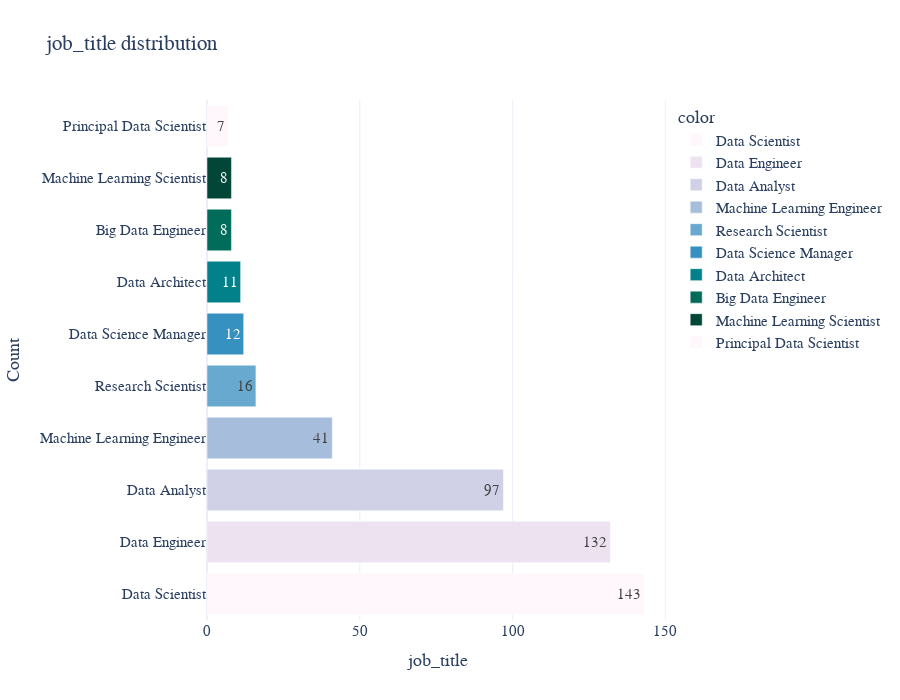

The code cell stored with this chart in its notebook:
### Code cell
# plot job title vs salary
plt.figure(figsize=(10,8))
#sns.barplot(x='job_title',y='salary',data=df)
import plotly.express as px
fig=px.bar(x=top_10_job.values,y=top_10_job.index,color=top_10_job.index,text=top_10_job.values,title='Top 10 Job title',
           template='plotly_white',color_discrete_sequence=px.colors.sequential.PuBuGn)
fig.update_layout(title_text='job_title distribution',height=700,xaxis_title='job_title',yaxis_title='Count',
                  font=dict(size=15,family='Franklin Gothic'))
fig.show()

### Figure 1 — Plotly figure (JSON) as saved in the notebook; plotly's stock layout.template omitted (floating-point values rounded to 4 significant figures)
{"data": [{"alignmentgroup": "True", "hovertemplate": "color=Data Scientist<br>x=%{x}<br>y=%{y}<br>text=%{text}<extra></extra>", "legendgroup": "Data Scientist", "marker": {"color": "rgb(255,247,251)", "pattern": {"shape": ""}}, "name": "Data Scientist", "offsetgroup": "Data Scientist", "orientation": "h", "showlegend": true, "text": [143], "textposition": "auto", "type": "bar", "x": [143], "xaxis": "x", "y": ["Data Scientist"], "yaxis": "y"}, {"alignmentgroup": "True", "hovertemplate": "color=Data Engineer<br>x=%{x}<br>y=%{y}<br>text=%{text}<extra></extra>", "legendgroup": "Data Engineer", "marker": {"color": "rgb(236,226,240)", "pattern": {"shape": ""}}, "name": "Data Engineer", "offsetgroup": "Data Engineer", "orientation": "h", "showlegend": true, "text": [132], "textposition": "auto", "type": "bar", "x": [132], "xaxis": "x", "y": ["Data Engineer"], "yaxis": "y"}, {"alignmentgroup": "True", "hovertemplate": "color=Data Analyst<br>x=%{x}<br>y=%{y}<br>text=%{text}<extra></extra>", "legendgroup": "Data Analyst", "marker": {"color": "rgb(208,209,230)", "pattern": {"shape": ""}}, "name": "Data Analyst", "offsetgroup": "Data Analyst", "orientation": "h", "showlegend": true, "text": [97], "textposition": "auto", "type": "bar", "x": [97], "xaxis": "x", "y": ["Data Analyst"], "yaxis": "y"}, {"alignmentgroup": "True", "hovertemplate": "color=Machine Learning Engineer<br>x=%{x}<br>y=%{y}<br>text=%{text}<extra></extra>", "legendgroup": "Machine Learning Engineer", "marker": {"color": "rgb(166,189,219)", "pattern": {"shape": ""}}, "name": "Machine Learning Engineer", "offsetgroup": "Machine Learning Engineer", "orientation": "h", "showlegend": true, "text": [41], "textposition": "auto", "type": "bar", "x": [41], "xaxis": "x", "y": ["Machine Learning Engineer"], "yaxis": "y"}, {"alignmentgroup": "True", "hovertemplate": "color=Research Scientist<br>x=%{x}<br>y=%{y}<br>text=%{text}<extra></extra>", "legendgroup": "Research Scientist", "marker": {"color": "rgb(103,169,207)", "pattern": {"shape": ""}}, "name": "Research Scientist", "offsetgroup": "Research Scientist", "orientation": "h", "showlegend": true, "text": [16], "textposition": "auto", "type": "bar", "x": [16], "xaxis": "x", "y": ["Research Scientist"], "yaxis": "y"}, {"alignmentgroup": "True", "hovertemplate": "color=Data Science Manager<br>x=%{x}<br>y=%{y}<br>text=%{text}<extra></extra>", "legendgroup": "Data Science Manager", "marker": {"color": "rgb(54,144,192)", "pattern": {"shape": ""}}, "name": "Data Science Manager", "offsetgroup": "Data Science Manager", "orientation": "h", "showlegend": true, "text": [12], "textposition": "auto", "type": "bar", "x": [12], "xaxis": "x", "y": ["Data Science Manager"], "yaxis": "y"}, {"alignmentgroup": "True", "hovertemplate": "color=Data Architect<br>x=%{x}<br>y=%{y}<br>text=%{text}<extra></extra>", "legendgroup": "Data Architect", "marker": {"color": "rgb(2,129,138)", "pattern": {"shape": ""}}, "name": "Data Architect", "offsetgroup": "Data Architect", "orientation": "h", "showlegend": true, "text": [11], "textposition": "auto", "type": "bar", "x": [11], "xaxis": "x", "y": ["Data Architect"], "yaxis": "y"}, {"alignmentgroup": "True", "hovertemplate": "color=Big Data Engineer<br>x=%{x}<br>y=%{y}<br>text=%{text}<extra></extra>", "legendgroup": "Big Data Engineer", "marker": {"color": "rgb(1,108,89)", "pattern": {"shape": ""}}, "name": "Big Data Engineer", "offsetgroup": "Big Data Engineer", "orientation": "h", "showlegend": true, "text": [8], "textposition": "auto", "type": "bar", "x": [8], "xaxis": "x", "y": ["Big Data Engineer"], "yaxis": "y"}, {"alignmentgroup": "True", "hovertemplate": "color=Machine Learning Scientist<br>x=%{x}<br>y=%{y}<br>text=%{text}<extra></extra>", "legendgroup": "Machine Learning Scientist", "marker": {"color": "rgb(1,70,54)", "pattern": {"shape": ""}}, "name": "Machine Learning Scientist", "offsetgroup": "Machine Learning Scientist", "orientation": "h", "showlegend": true, "text": [8], "textposition": "auto", "type": "bar", "x": [8], "xaxis": "x", "y": ["Machine Learning Scientist"], "yaxis": "y"}, {"alignmentgroup": "True", "hovertemplate": "color=Principal Data Scientist<br>x=%{x}<br>y=%{y}<br>text=%{text}<extra></extra>", "legendgroup": "Principal Data Scientist", "marker": {"color": "rgb(255,247,251)", "pattern": {"shape": ""}}, "name": "Principal Data Scientist", "offsetgroup": "Principal Data Scientist", "orientation": "h", "showlegend": true, "text": [7], "textposition": "auto", "type": "bar", "x": [7], "xaxis": "x", "y": ["Principal Data Scientist"], "yaxis": "y"}], "layout": {"barmode": "relative", "font": {"family": "Franklin Gothic", "size": 15}, "height": 700, "legend": {"title": {"text": "color"}, "tracegroupgap": 0}, "title": {"text": "job_title distribution"}, "xaxis": {"anchor": "y", "domain": [0, 1], "title": {"text": "job_title"}}, "yaxis": {"anchor": "x", "domain": [0, 1], "title": {"text": "Count"}}}}
